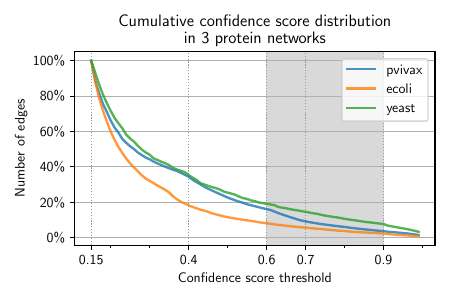

Recreate this plot in Python.
import numpy as np
import pandas as pd
import matplotlib.pyplot as plt
import matplotlib.font_manager as fm
from matplotlib import cm, colors

import matplotlib
from matplotlib.ticker import MultipleLocator, PercentFormatter
from pandas import Series

from utils import datasets

matplotlib.rc('text', usetex=True)
matplotlib.rcParams['mathtext.fontset'] = 'custom'
matplotlib.rcParams['mathtext.rm'] = 'Bitstream Vera Sans'
matplotlib.rcParams['mathtext.it'] = 'Bitstream Vera Sans:italic'
prop = fm.FontProperties(fname='../fonts/JetBrainsMono-1.0.3/ttf/JetBrainsMono-Regular.ttf')
matplotlib.rcParams['mathtext.tt'] = prop.get_name()

df = pd.read_csv("../figures_gen/histogram_edges.csv")
df = pd.concat([Series(row['dataset'], row['weights'].split(';'))
                for _, row in df.iterrows()]).reset_index().rename({0: "dataset", 'index': 'weight'}, axis=1)[
    ['dataset', 'weight']]
df['weight'] = df['weight'].astype(float) / 1000
df['dataset'] = pd.Categorical(df['dataset'], categories=datasets, ordered=True)

intervals, boundaries = pd.cut(df['weight'], np.linspace(0.15, 1, num=85 + 1, endpoint=True), right=False, retbins=True)
df['bin'] = intervals.apply(lambda interval: interval.left)

# %%

counts = df.pivot_table(index=["dataset", "bin"], columns=None, values="weight", aggfunc="count") \
    .reset_index().rename({"weight": "count"}, axis=1)

counts_rel = counts.groupby(['dataset', 'bin']).agg({'count': 'sum'}) \
    .groupby(level=0).apply(lambda x: x / float(x.sum())).reset_index()
counts_rel = counts_rel.sort_values(["dataset", "bin"], ascending=False)
counts_rel['cumsum'] = counts_rel.groupby('dataset')['count'].transform(pd.Series.cumsum)


# %%

cmap = cm.get_cmap('tab10')
norm = colors.Normalize(vmin=0, vmax=9)

plt.figure(figsize=(4.5, 3))

plt.axvspan(.6, 0.9, color='0.85')

for i, dataset in enumerate(datasets):
    data = counts_rel[counts_rel['dataset'] == dataset]
    plt.plot(
        data['bin'].astype(float),
        data['cumsum'],
        linewidth=1.7,
        color=cmap(norm(i)),
        label=dataset,
        # width=0.006,
        alpha=0.8,
    )

plt.xticks([0.15, 0.4, 0.6, 0.7, 0.9])
plt.gca().set_xticklabels(["0.15", "0.4", "0.6", "0.7", "0.9"])
plt.gca().xaxis.set_minor_locator(MultipleLocator(0.1))
plt.gca().yaxis.set_major_formatter(PercentFormatter(xmax=1))
plt.grid(axis="x", which='major', linestyle=":", c="0.6")
plt.grid(axis="y", which='major')

plt.title('Cumulative confidence score distribution\nin 3 protein networks')
plt.xlabel("Confidence score threshold")
plt.ylabel("Number of edges")
plt.legend(loc="upper right")

plt.tight_layout()
plt.savefig("plot_cumulative_confidence_scores.pdf")
plt.show()
